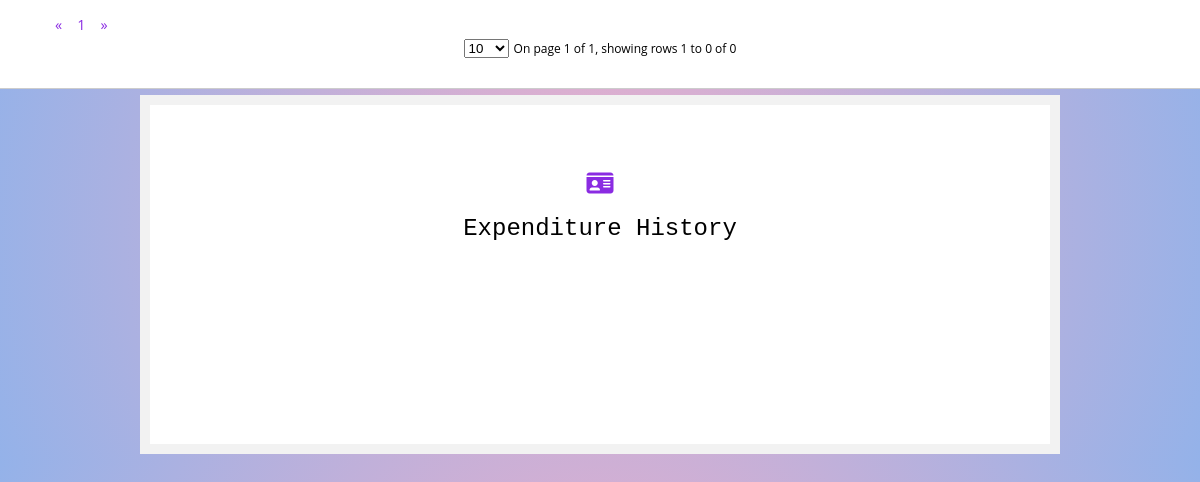
Before: /expenditure_list.php with the older database file.
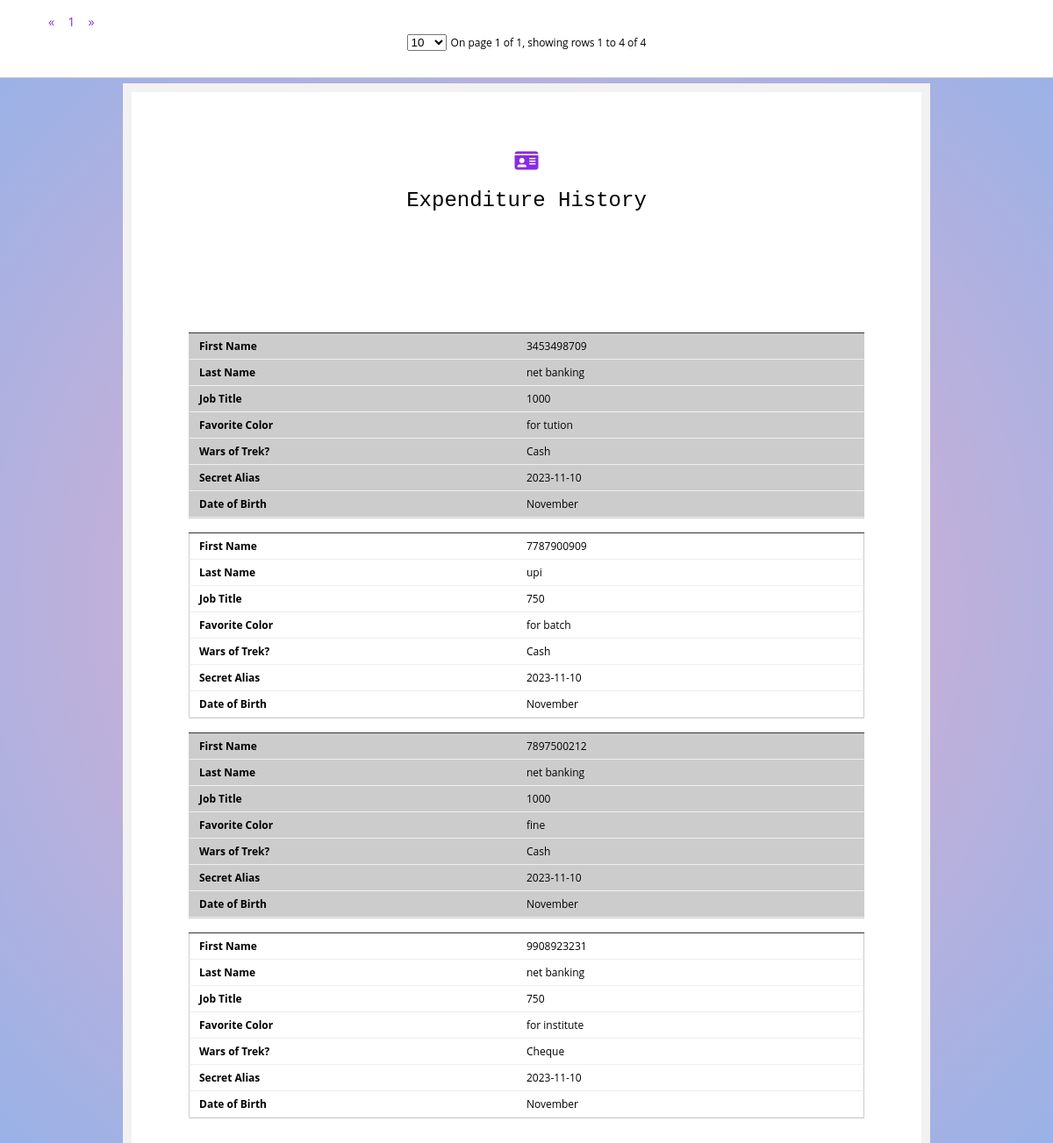
After: the same page with the newer database file.
### tables this page shows
CREATE TABLE `expenditure` (
  `expenditure_id` int(11) NOT NULL,
  `payment_phone` varchar(10) NOT NULL,
  `payment_name` varchar(255) NOT NULL,
  `payment_date` date NOT NULL,
  `payment_amt` int(11) NOT NULL,
  `payment_purpose` varchar(255) NOT NULL,
  `paid_by` varchar(255) NOT NULL,
  `payment_month` varchar(255) NOT NULL
);

### expenditure_list.php (the view, shortened to what this page needs)
<?php
include("conn.php");
$sql=mysqli_query($conn,"SELECT * FROM expenditure   ORDER BY `payment_date` DESC");
?>
<!DOCTYPE html>
<html lang="en">
<head>
    <link rel = "stylesheet" href="https://cdnjs.cloudflare.com/ajax/libs/font-awesome/6.1.1/css/all.min.css" />
    <link rel="stylesheet"  href="student_list.css">
</head>
<body>
<div class="form-box">
  <h1><a href="index.php"><i class="fa-sharp fa-solid fa-id-card"></i></a></h1>
  <h1>Expenditure History</h1>
<div id="DataTable">
  <div id="table_box_bootstrap"></div>
  <table>
    <tbody class="scroll-pane">
        <?php  while($arr=mysqli_fetch_array($sql)){?>
        <tr>
        <td><?php echo $arr['payment_phone'] ?></td>
        <td><?php echo $arr['payment_name'] ?></td>
        <td><?php echo $arr['payment_amt'] ?></td>
        <td><?php echo $arr['payment_purpose'] ?></td>
        <td><?php echo $arr['paid_by'] ?></td>
        <td><?php echo $arr['payment_date'] ?></td>
        <td><?php echo $arr['payment_month'] ?></td>
        </tr>
        <?php } ?>
  </tbody>
</table>
</div>
        </div>
</body>
</html>

Changed rows visible on the page:
added expenditure: payment_phone "3453498709", payment_name "net banking", payment_amt "1000", payment_purpose "for tution", paid_by "Cash", payment_date "2023-11-10", payment_month "November"
added expenditure: payment_phone "7787900909", payment_name "upi", payment_amt "750", payment_purpose "for batch", paid_by "Cash", payment_date "2023-11-10", payment_month "November"
added expenditure: payment_phone "7897500212", payment_name "net banking", payment_amt "1000", payment_purpose "fine", paid_by "Cash", payment_date "2023-11-10", payment_month "November"
added expenditure: payment_phone "9908923231", payment_name "net banking", payment_amt "750", payment_purpose "for institute", paid_by "Cheque", payment_date "2023-11-10", payment_month "November"
Other visible differences:
text written by a page script: "« 1 » On page 1 of 1, showing rows 1 to 0 of 0" → "« 1 » On page 1 of 1, showing rows 1 to 4 of 4"
